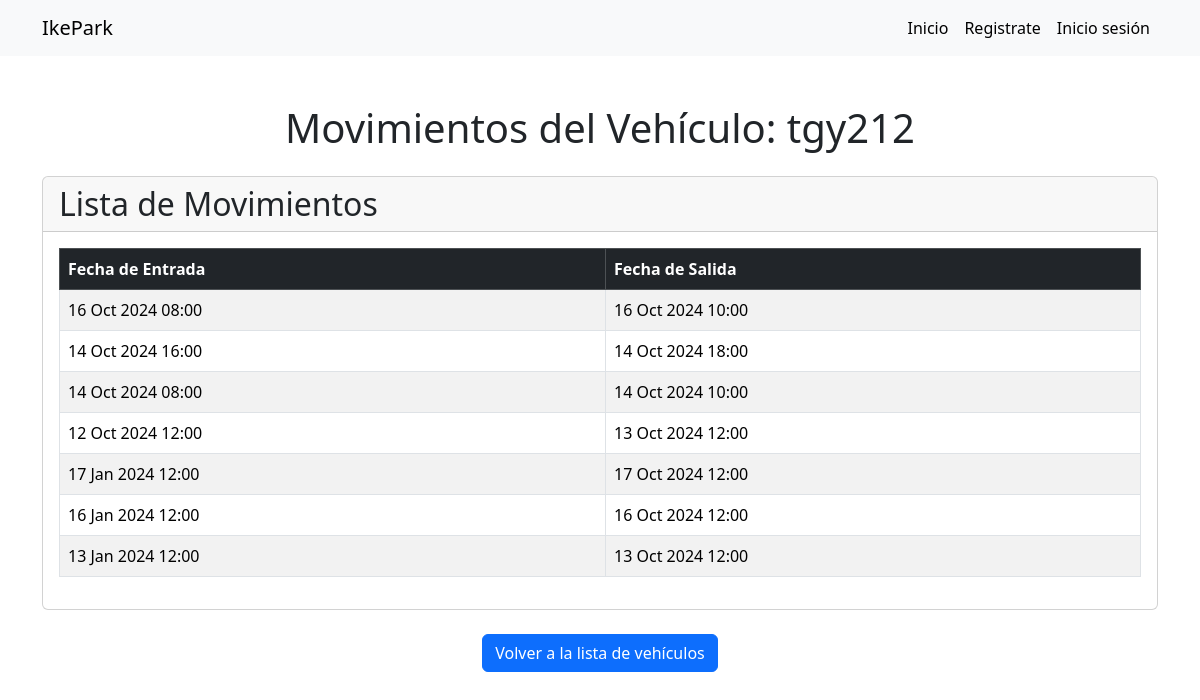
Screenshot of /vehiculo/10/movimientos/ with the database file from the repository.
### funveh/models.py (models this page shows, shortened)
class Vehiculo(models.Model):
    placa = models.CharField(max_length=10)
    color = models.CharField(max_length=30)
    modelo = models.CharField(max_length=50)
    tipo_vehiculo = models.ForeignKey('TipoVehiculo', null=True, blank=True, on_delete=models.SET_NULL)  # Relación con TipoVehiculo
    funcionario = models.ForeignKey('Funcionario', null=True, blank=True, on_delete=models.SET_NULL)
    fecha_entrada = models.DateField(default=timezone.now)
    hora_entrada = models.TimeField(default='00:00:00')
    fecha_salida = models.DateField(null=True, blank=True)
    hora_salida = models.TimeField(null=True, blank=True)

class MovimientoVehiculo(models.Model):
    vehiculo = models.ForeignKey(Vehiculo, on_delete=models.CASCADE)
    fecha_entrada = models.DateTimeField(default=timezone.now)
    fecha_salida = models.DateTimeField(null=True, blank=True)
    tipo_movimiento = models.CharField(max_length=50, choices=[('entrada', 'Entrada'), ('salida', 'Salida')])
    descripcion = models.TextField(blank=True, null=True)  # Añadir este campo

### funveh/views.py (the view)
# urls.py: path('vehiculo/<int:vehiculo_id>/movimientos/', views.mostrar_movimientos, name='movimientos_vehiculo'),
def mostrar_movimientos(request, vehiculo_id):
    vehiculo = get_object_or_404(Vehiculo, id=vehiculo_id)
    movimientos = MovimientoVehiculo.objects.filter(vehiculo=vehiculo).order_by('-fecha_entrada')
    return render(request, 'movimientos_vehiculo.html', {
        'vehiculo': vehiculo,
        'movimientos': movimientos,
    })

### funveh/templates/movimientos_vehiculo.html
{% extends 'base.html' %}
{% block content %}
<main class="container mt-5">
    <h1 class="text-center mb-4">Movimientos del Vehículo: {{ vehiculo.placa }}</h1>
    <div class="card">
        <div class="card-header">
            <h2 class="mb-0">Lista de Movimientos</h2>
        </div>
        <div class="card-body">
            <table class="table table-bordered table-striped">
                <thead class="table-dark">
                    <tr>
                        <th>Fecha de Entrada</th>
                        <th>Fecha de Salida</th>
                    </tr>
                </thead>
                <tbody>
                    {% for movimiento in movimientos %}
                    <tr>
                        <td>{{ movimiento.fecha_entrada|date:"d M Y H:i" }}</td>
                        <td>{{ movimiento.fecha_salida|date:"d M Y H:i" }}</td>
                    </tr>
                    {% empty %}
                    <tr>
                        <td colspan="2" class="text-center">No hay movimientos registrados para este vehículo.</td>
                    </tr>
                    {% endfor %}
                </tbody>
            </table>
        </div>
    </div>
    <div class="text-center mt-4">
        <a href="{% url 'tasks' %}" class="btn btn-primary">Volver a la lista de vehículos</a>
    </div>
</main>
{% endblock %}

### rows the page displays
Vehiculo: placa "tgy212"
MovimientoVehiculo: fecha_entrada "16 Oct 2024 08:00", fecha_salida "16 Oct 2024 10:00"
MovimientoVehiculo: fecha_entrada "14 Oct 2024 16:00", fecha_salida "14 Oct 2024 18:00"
MovimientoVehiculo: fecha_entrada "14 Oct 2024 08:00", fecha_salida "14 Oct 2024 10:00"
MovimientoVehiculo: fecha_entrada "12 Oct 2024 12:00", fecha_salida "13 Oct 2024 12:00"
MovimientoVehiculo: fecha_entrada "17 Jan 2024 12:00", fecha_salida "17 Oct 2024 12:00"
MovimientoVehiculo: fecha_entrada "16 Jan 2024 12:00", fecha_salida "16 Oct 2024 12:00"
MovimientoVehiculo: fecha_entrada "13 Jan 2024 12:00", fecha_salida "13 Oct 2024 12:00"
